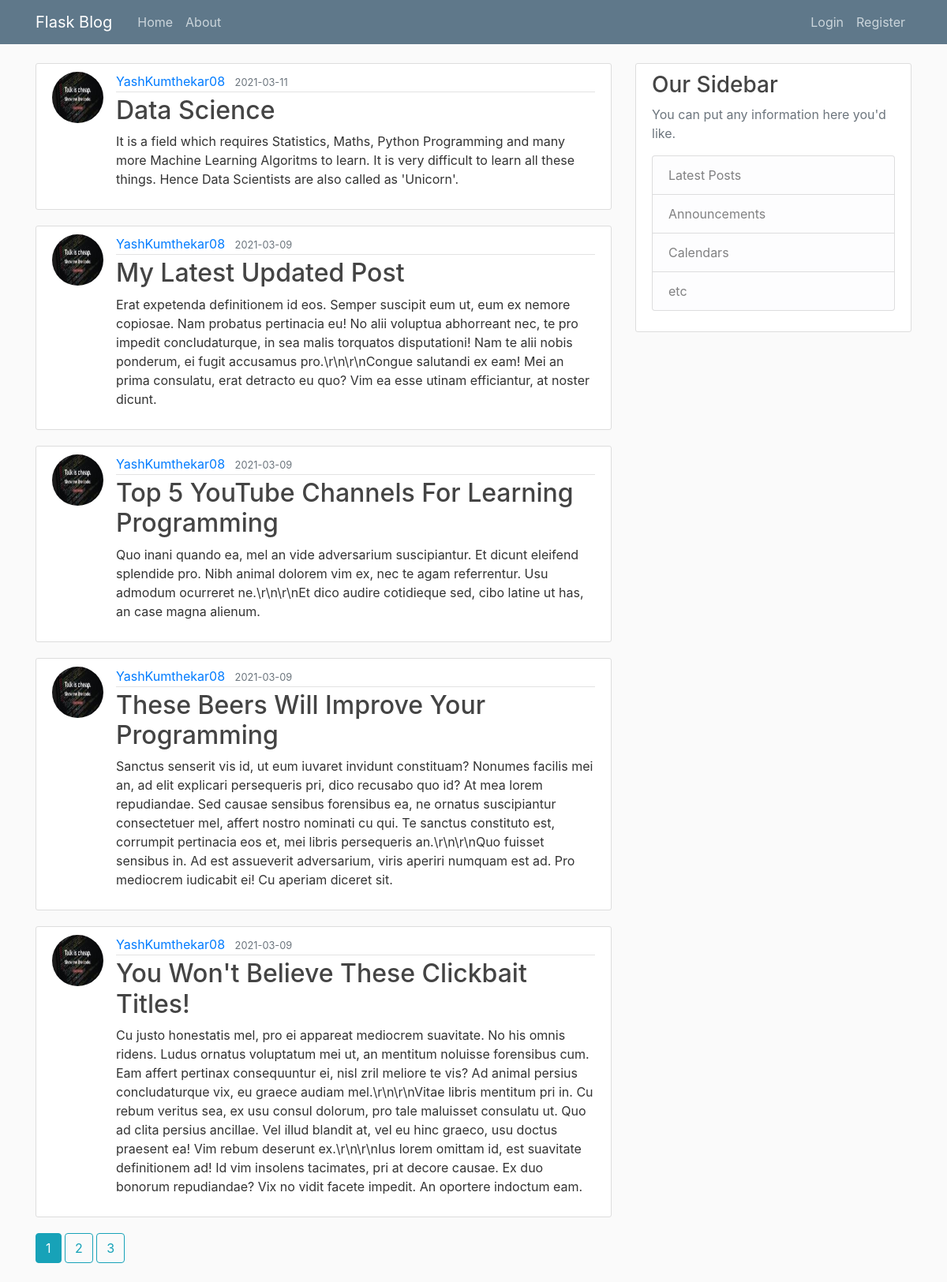
The page /home on the database its author committed.
### flaskBlog/models.py (models this page shows, shortened)
class  Post(db.Model):
    id = db.Column(db.Integer, primary_key=True)
    title = db.Column(db.String(100), nullable=False)
    date_posted = db.Column(db.DateTime, nullable=False, default=datetime.utcnow)
    content = db.Column(db.Text, nullable=False)
    user_id = db.Column(db.Integer, db.ForeignKey('user.id'), nullable=False)

class User(db.Model, UserMixin):
    id = db.Column(db.Integer, primary_key=True)
    username = db.Column(db.String(20), unique=True, nullable=False)
    email = db.Column(db.String(120), unique=True, nullable=False)
    image_file = db.Column(db.String(20), nullable=False, default='default.jpg')
    password = db.Column(db.String(60), nullable=False)
    posts = db.relationship('Post', backref='author', lazy=True)

### flaskBlog/routes.py (the view)
@app.route("/")
@app.route("/home")
def home():
    page = request.args.get('page', 1, type=int)
    posts = Post.query.order_by(Post.date_posted.desc()).paginate(page=page, per_page=5)
    return render_template('home.html', posts=posts)

### flaskBlog/templates/home.html
{% extends 'layout.html' %}
{% block content %}
    {% for post in posts.items %}
        <article class="media content-section">
            <img class="rounded-circle article-img" src="{{ url_for('static', filename='profile_pics/' + post.author.image_file) }}">
            <div class="media-body">
            <div class="article-metadata">
                <a class="mr-2" href="{{ url_for('user_posts', username=post.author.username) }}">{{ post.author.username }}</a>
                <small class="text-muted">{{ post.date_posted.strftime('%Y-%m-%d') }}</small>
            </div>
            <h2><a class="article-title" href="{{ url_for('post', post_id=post.id) }}">{{ post.title }}</a></h2>
            <p class="article-content">{{ post.content }}</p>
            </div>
        </article>
    {% endfor %}
    {% for page_num in posts.iter_pages(left_edge=1, right_edge=1, left_current=1, right_current=2) %}
        {% if page_num %}
            {% if posts.page == page_num %}
                <a class="btn btn-info mb-4" href="{{ url_for('home', page=page_num)}}">{{ page_num }}</a>
                {% else %}
                <a class="btn btn-outline-info mb-4" href="{{ url_for('home', page=page_num)}}">{{ page_num }}</a>
            {% endif %}
        {% else %}
        ...
        {% endif %}
    {% endfor %}
{% endblock content %}

### flaskBlog/templates/layout.html (shortened to what this page needs)
<!DOCTYPE html>
<html>
<head>
    <link rel="stylesheet" href="https://maxcdn.bootstrapcdn.com/bootstrap/4.0.0/css/bootstrap.min.css">
    <link rel="stylesheet" type="text/css" href="{{ url_for('static', filename='main.css') }}">
</head>
<body>
    <header class="site-header">
      <nav class="navbar navbar-expand-md navbar-dark bg-steel fixed-top">
        <div class="container">
          <a class="navbar-brand mr-4" href="/">Flask Blog</a>
          <div class="collapse navbar-collapse" id="navbarToggle">
            <div class="navbar-nav mr-auto">
              <a class="nav-item nav-link" href="/">Home</a>
              <a class="nav-item nav-link" href="/about">About</a>
            </div>
            <div class="navbar-nav">
              {% if current_user.is_authenticated %}
              <a class="nav-item nav-link" href="/new_post">New Post</a>
              <a class="nav-item nav-link" href="/logout">Logout</a>
              <a class="nav-item nav-link" href="/account">Account</a>
              {% else %}
              <a class="nav-item nav-link" href="/login">Login</a>
              <a class="nav-item nav-link" href="/register">Register</a>
              {% endif %}
            </div>
          </div>
        </div>
      </nav>
    </header>
    <main role="main" class="container">
      <div class="row">
        <div class="col-md-8">
          {% block content %}{% endblock %}
        </div>
        <div class="col-md-4">
          <div class="content-section">
            <h3>Our Sidebar</h3>
            <p class='text-muted'>You can put any information here you'd like.
              <ul class="list-group">
                <li class="list-group-item list-group-item-light">Latest Posts</li>
                <li class="list-group-item list-group-item-light">Announcements</li>
                <li class="list-group-item list-group-item-light">Calendars</li>
                <li class="list-group-item list-group-item-light">etc</li>
              </ul>
            </p>
          </div>
        </div>
      </div>
    </main>
</body>
</html>

### flaskBlog/static/main.css (style rules this page uses)
body { background: #fafafa; color: #333333; margin-top: 5rem; }
h1, h2, h3, h4, h5, h6 { color: #444444; }
.bg-steel { background-color: #5f788a; }
.site-header .navbar-nav .nav-link { color: #cbd5db; }
.content-section { background: #ffffff; padding: 10px 20px; border: 1px solid #dddddd; border-radius: 3px; margin-bottom: 20px; }
.article-title { color: #444444; }
.article-content { white-space: pre-line; }
.article-img { height: 65px; width: 65px; margin-right: 16px; }
.article-metadata { padding-bottom: 1px; margin-bottom: 4px; border-bottom: 1px solid #e3e3e3 }

### rows shown on the page
Post: image_file (picture), author.username "YashKumthekar08", date_posted "2021-03-11", title "Data Science", content "It is a field which requires Statistics, Maths, Python Programming and many more Machine Learning Algoritms to learn. It is very difficult to learn all these things. Hence Data Scientists are also called as 'Unicorn'."
Post: image_file (picture), author.username "YashKumthekar08", date_posted "2021-03-09", title "My Latest Updated Post", content "Erat expetenda definitionem id eos. Semper suscipit eum ut, eum ex nemore copiosae. Nam probatus pertinacia eu! No alii voluptua abhorreant nec, te pro impedit concludaturque, in sea malis torquatos disputationi! Nam te alii nobis ponderum, ei fugit accusamus pro.\\r\\n\\r\\nCongue salutandi ex eam! Mei an prima consulatu, erat detracto eu quo? Vim ea esse utinam efficiantur, at noster dicunt."
Post: image_file (picture), author.username "YashKumthekar08", date_posted "2021-03-09", title "Top 5 YouTube Channels For Learning Programming", content "Quo inani quando ea, mel an vide adversarium suscipiantur. Et dicunt eleifend splendide pro. Nibh animal dolorem vim ex, nec te agam referrentur. Usu admodum ocurreret ne.\\r\\n\\r\\nEt dico audire cotidieque sed, cibo latine ut has, an case magna alienum."
Post: image_file (picture), author.username "YashKumthekar08", date_posted "2021-03-09", title "These Beers Will Improve Your Programming", content "Sanctus senserit vis id, ut eum iuvaret invidunt constituam? Nonumes facilis mei an, ad elit explicari persequeris pri, dico recusabo quo id? At mea lorem repudiandae. Sed causae sensibus forensibus ea, ne ornatus suscipiantur consectetuer mel, affert nostro nominati cu qui. Te sanctus constituto est, corrumpit pertinacia eos et, mei libris persequeris an.\\r\\n\\r\\nQuo fuisset sensibus in. Ad est assueverit adversarium, viris aperiri numquam est ad. Pro mediocrem iudicabit ei! Cu aperiam diceret sit."
Post: image_file (picture), author.username "YashKumthekar08", date_posted "2021-03-09", title "You Won't Believe These Clickbait Titles!", content "Cu justo honestatis mel, pro ei appareat mediocrem suavitate. No his omnis ridens. Ludus ornatus voluptatum mei ut, an mentitum noluisse forensibus cum. Eam affert pertinax consequuntur ei, nisl zril meliore te vis? Ad animal persius concludaturque vix, eu graece audiam mel.\\r\\n\\r\\nVitae libris mentitum pri in. Cu rebum veritus sea, ex usu consul dolorum, pro tale maluisset consulatu ut. Quo ad clita persius ancillae. Vel illud blandit at, vel eu hinc graeco, usu doctus praesent ea! Vim rebum deserunt ex.\\r\\n\\r\\nIus lorem omittam id, est suavitate definitionem ad! Id vim insolens tacimates, pri at decore causae. Ex duo bonorum repudiandae? Vix no vidit facete impedit. An oportere indoctum…"

### other values the page prints
{{ page_num }} "1"
{{ page_num }} "2" "3"
